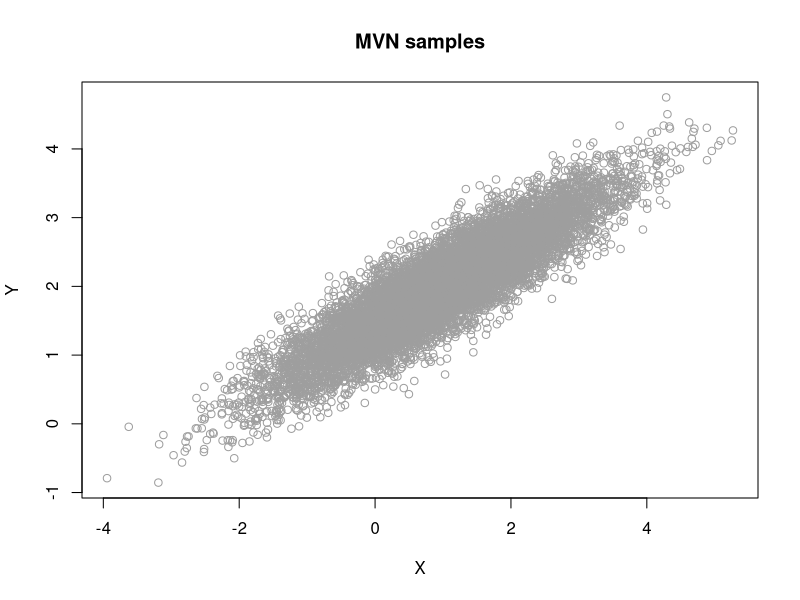
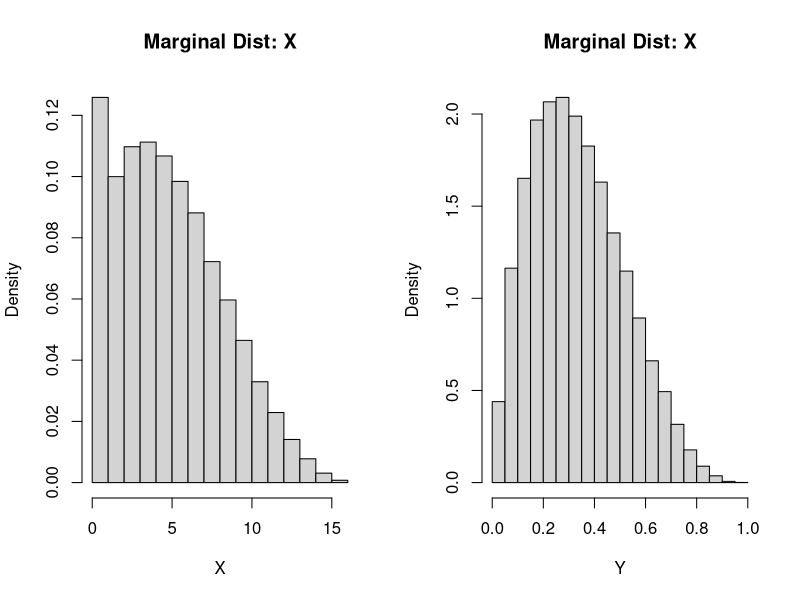
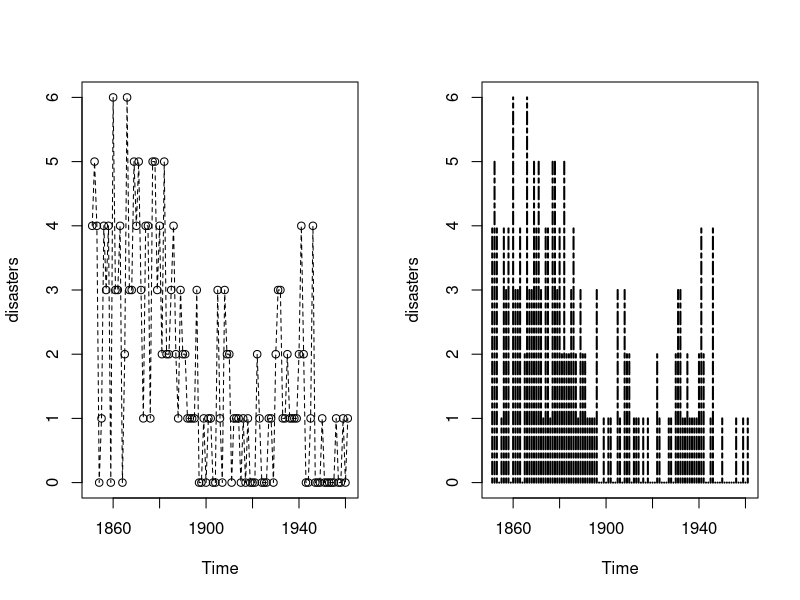
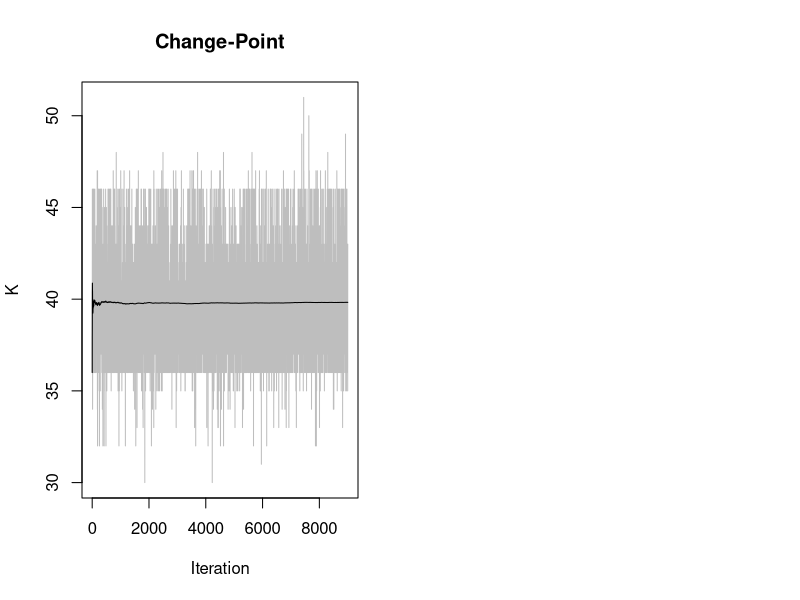
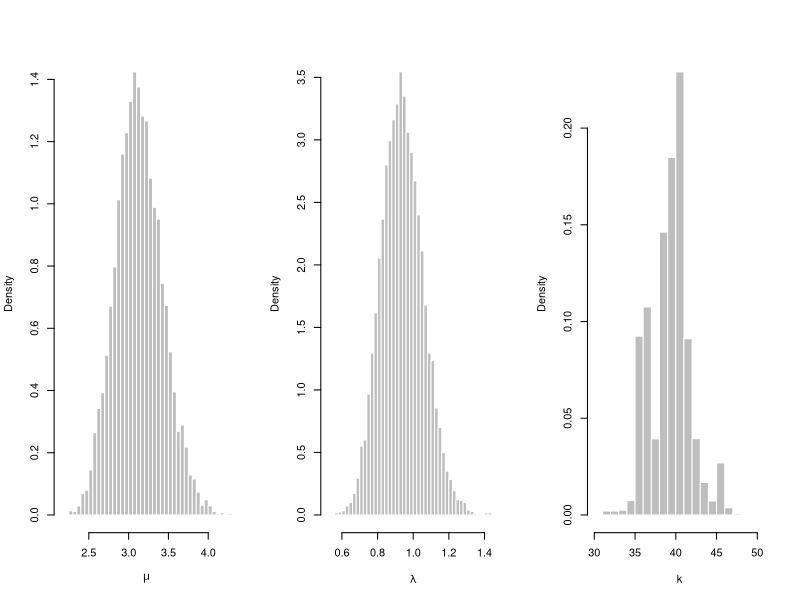

R code for these plots, in order:
## ---- chunk 1
N = 10000

rho = 0.9
mu_x = 1
mu_y = 2
sd_x = 1.2
sd_y = 0.75

s1 = sqrt(1 - rho^2) * sd_x
s2 = sqrt(1 - rho^2) * sd_y

MVN = matrix(data = NA, nrow = N, ncol = 2, 
           dimnames = list(NULL, c("X", "Y")))

## ---- chunk 2
MVN[1, ] = c(mu_x, mu_y)
Y = MVN[1, 2] ## get Y vals
for(i in 1:(N-1)){
  mx = mu_x + rho * (Y - mu_y) * sd_x/sd_y
  X = rnorm(n = 1, mx, s1)
  MVN[i+1, 1] = X
  my = mu_y + rho * (X - mu_x) * sd_y/sd_x
  Y = rnorm(n = 1, mean = my, sd = s2)
  MVN[i+1, 2] = Y
}


## means
colMeans(MVN)

## correlation
cor(MVN)


## ---- chunk 3
plot(MVN, type = "p", col = 8, 
     main = "MVN samples")

## ---- chunk 4

N = 10^5
n = 16
a = 2
b = 4
X = numeric(N)
Y = numeric(N)

## initial values
X[1] = 0.2
Y[1] = 0.34 ## theta values

for(i in 1:N){
  X[i+1] = rbinom(n = 1, size = n, prob = Y[i])
  Y[i+1] = rbeta(1, a + X[i+1], n - X[i+1]+b)
}

## ---- chunk 5

par(mfrow = c(1,2))
hist(X, main = "Marginal Dist: X", probability = TRUE)
hist(Y, main = "Marginal Dist: X", probability = TRUE)

## ---- chunk 6

data_vector = c(4, 5, 4, 0, 1, 4, 3, 4, 0, 6, 3, 3, 4, 0, 2, 6,
                    3, 3, 5, 4, 5, 3, 1, 4, 4, 1, 5, 5, 3, 4, 2, 5,
                    2, 2, 3, 4, 2, 1, 3, 2, 2, 1, 1, 1, 1, 3, 0, 0,
                    1, 0, 1, 1, 0, 0, 3, 1, 0, 3, 2, 2, 0, 1, 1, 1,
                    0, 1, 0, 1, 0, 0, 0, 2, 1, 0, 0, 0, 1, 1, 0, 2,
                    3, 3, 1, 1, 2, 1, 1, 1, 1, 2, 4, 2, 0, 0, 1, 4,
                    0, 0, 0, 1, 0, 0, 0, 0, 0, 1, 0, 0, 1, 0, 1)
n = length(data_vector)

disasters = ts(data_vector, freq=1, start = 1851)

plot(disasters, type = "o", lty = 2)

plot(disasters, type = "h", lty = 6, lwd = 2)

## ---- chunk 7
set.seed(123)

y = data_vector
# Gibbs sampler for the coal mining change point
# initialization
n <- length(y) #length of the data
m <- 10^4 #length of the chain

## vectors to hold data
mu <- numeric(m) 
lambda <- numeric(m) 
k <- numeric(m)
L <- numeric(n)

## initial values
k[1] <- sample(1:n, 1) ## change-points
mu[1] <- 1
lambda[1] <- 1
a = 0.5
b1 <- 1
b2 <- 1

## ---- chunk 8

# run the Gibbs sampler
for (t in 2:m){
    kt <- k[t-1]
    #generate mu
    r <- a + sum(y[1:kt])
    mu[t] <- rgamma(1, shape = r, rate = kt + b1)
    #generate lambda
    if (kt + 1 > n){ 
      r <- a + sum(y) 
      }else{
        r <- a + sum(y[(kt+1):n])
      }
    lambda[t] <- rgamma(1, shape = r, rate = n - kt + b2)
    #generate b1 and b2
    b1 <- rgamma(1, shape = a, rate = mu[t]+1)
    b2 <- rgamma(1, shape = a, rate = lambda[t]+1)


    for (j in 1:n) {
        L[j] <- exp((lambda[t] - mu[t]) * j) * 
                (mu[t] / lambda[t])^sum(y[1:j])
    }

    L <- L / sum(L)
    #generate k from discrete distribution L on 1:n
    k[t] <- sample(1:n, prob=L, size=1)
}

## ---- chunk 9
## set burn in
burn_in <- 1000
## will toss out first 1000 samples

K <- k[burn_in:m]

## mean
print(mean(K))
#[1] 39.935

## mode
print(which.max(table(K)))
## ---- chunk 10
plot(K, type="l", col="gray", main = "Change-Point",
     xlab="Iteration", ylab = "K")
lines(1:length(K), cumsum(K) / (1:length(K)))
## ---- chunk 11
print(mean(lambda[burn_in:m])) #[1] 0.9341033
print(mean(mu[burn_in:m])) #[1] 3.108575

## ---- chunk 12


## Code for Figure 9.12 on page 276
# histograms from the Gibbs sampler output
par(mfrow=c(1,3))

hist(mu[burn_in:m], main="", xlab = expression(mu), 
     col="gray", border="white",
     breaks = "scott", prob=TRUE) #mu posterior

hist(lambda[burn_in:m], main="", xlab = expression(lambda),
     col="gray", border="white",
     breaks = "scott", prob=TRUE) #lambda posterior

hist(K, breaks=min(K):max(K), prob=TRUE, main="",
     col="gray", border="white",
     xlab = "k")

par(mfcol=c(1,1), ask=FALSE) #restore display



